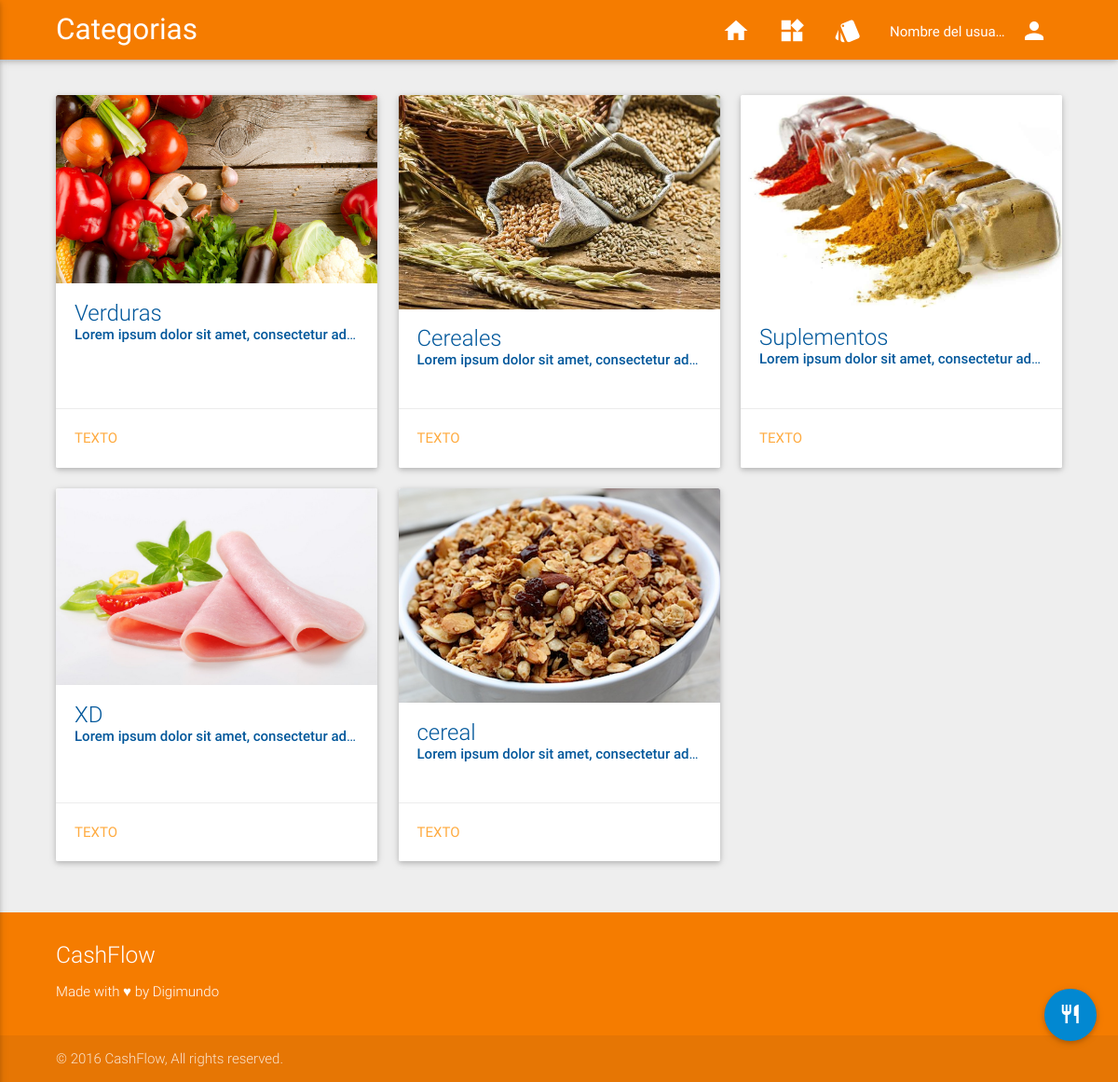
The page /categories/ on the database as committed earlier.
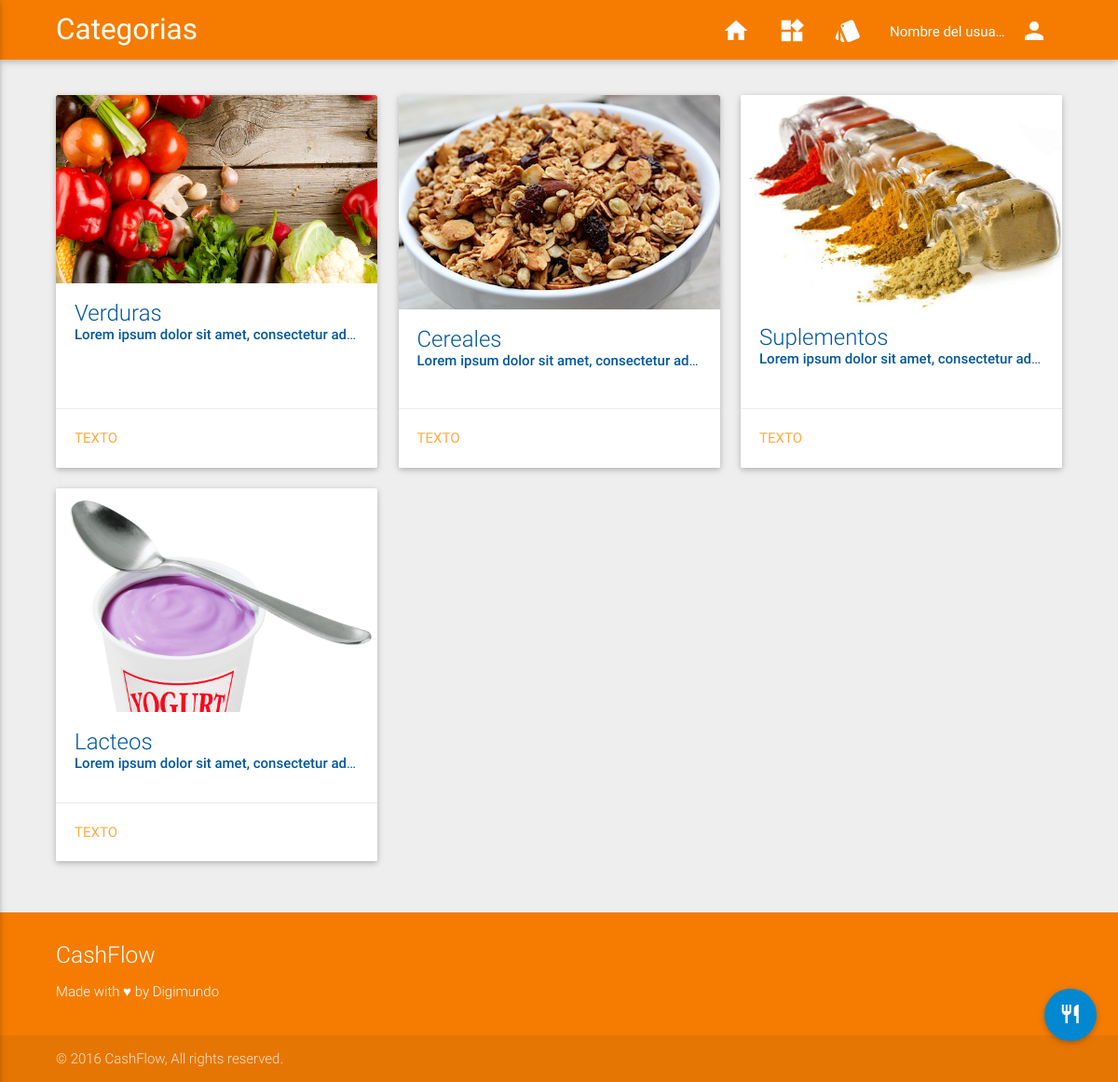
The same page on the database as committed later.
### supplies/models.py (models this page shows, shortened)
class Category(models.Model):
	name  = models.CharField(max_length = 255, unique = True)
	image = models.ImageField(blank = False)
	class Meta:
		ordering            = ('id',)
		verbose_name        = 'Category'
		verbose_name_plural = 'Categories'

### supplies/views.py (the view)
# urls.py: url(r'^categories/$', views.categories, name='views.categories'),
def categories(request):
	category   = Category.objects.order_by('id')
	template   = loader.get_template('categories/categories.html')
	page_title = 'Cashflow'
	title      = 'Categorias'
	context    = {
		'category' : category,
		'title' : title,
		'page_title': page_title
	}
	return HttpResponse(template.render(context, request))

### templates/categories/categories.html (shortened to what this page needs)
{% extends "base.html" %}
{% block content %}
	<div class="row">
		{% for ctg in category %}
			<div class="col s12 m6 l4">
				<div class="card medium hoverable">
					<div class="card-image  waves-effect waves-light">
					<a href="{% url 'views.categories_supplies' ctg.name %}" title="{{ ctg.name }}">
						<img src="{{ ctg.image.url }}">
					</a>
					</div>
					<div class="card-content">
						<p>
							<span class="card-title">{{ ctg.name }}</span>
						</p>
						<p class="truncate">
							<strong >Lorem ipsum dolor sit amet, consectetur adipisicing elit, sed do eiusmod
							tempor incididunt ut labore et dolore magna aliqua: </strong>
						</p>
					</div>
					<div class="card-action">
						<a href="">Texto</a>
					</div>
				</div>
			</div>
		{% endfor %}
	</div>
<div class="fixed-action-btn" style="bottom: 45px; right: 24px;">
  <a class="btn-floating btn-large waves-effect waves-light accent" href="{% url 'views.new_supply' %}">
    <i class="large material-icons">restaurant</i>
  </a>
</div>
{% endblock content %}

### templates/base.html (shortened to what this page needs)
<!DOCTYPE html>
<html lang="es">
    <head>
        {% load static %}
        <link href="{% static 'css/materialize.min.css' %}" rel="stylesheet" type="text/css"/>
        <link href="{% static 'css/styles.css' %}" rel="stylesheet" type="text/css"/>
    </head>
</html>
<body>
    <header>
        <div class="navbar-fixed">
            <nav class="primary">
                <div class="container" id="header_nav">
                    <div class="nav-wrapper">
                        <a class="brand-logo" href="{% url 'views.categories' %}">
                            {{ title }}
                        </a>
                        <ul class="right hide-on-med-and-down" id="ul_nav">
                            <li>
                                <a class="waves-effect" href="{% url 'index' %}" title="Inicio">
                                    <i class="material-icons">
                                    </i>
                                </a>
                            </li>
                            <li>
                                <a class="waves-effect" href="{% url 'views.supplies' %}" title="Insumos">
                                    <i class="material-icons">
                                    </i>
                                </a>
                            </li>
                            <li>
                                <a class="waves-effect" href="{% url 'views.categories' %}" title="Categorias">
                                    <i class="material-icons">
                                    </i>
                                </a>
                            </li>
                            <li>
                                <a class="dropdown-button waves-effect" data-activates="dropdown_settings" href="#!" id="user_name_nav" title="Nombre de usuario">
                                    <i class="material-icons right">
                                    </i>
                                    <span id="nick_name">
                                        Nombre del usuario.
                                    </span>
                                </a>
                            </li>
                        </ul>
                    </div>
                </div>
            </nav>
        </div>
    </header>
    <main>
        <div class="container">
            <section>
                {% block content %}
                {% endblock content %}
            </section>
        </div>
    </main>
    <footer class="page-footer primary">
        <div class="container">
            <div class="row">
                <div class="col s12">
                    <h5 class="white-text">
                        CashFlow
                    </h5>
                    <p class="white-text light">
                        Made with ♥ by Digimundo
                    </p>
                </div>
            </div>
        </div>
        <div class="footer-copyright">
            <div class="container">
                © 2016 CashFlow, All rights reserved.
            </div>
        </div>
    </footer>
</body>

### static/css/styles.css (style rules this page uses)
.material-icons { font-family: 'Material Icons'; font-weight: normal; font-style: normal; font-size: 24px; display: inline-block; line-height: 1; text-transform: none; letter-spacing: normal; word-wrap: normal; white-space: nowrap; direction: ltr; -webkit-font-smoothing: antialiased; text-rendering: optimizeLegibility; -moz-osx-font-smoothing: grayscale; font-feature-settings: 'liga'; }
body { background-color: rgba(238,238,238,1); display: -ms-flexbox; display: flex; min-height: 100vh; -ms-flex-direction: column; flex-direction: column; }
h1,h2,h3,h4,h5 { font-weight: 300; }
html { color: #01579b; }
main { padding-top: 2rem; -ms-flex: 1 0 auto; flex: 1 0 auto; }
nav ul li { transition: background-color .3s; transition-property: background-color; transition-duration: 0.3s; transition-timing-function: initial; transition-delay: initial; float: left; padding: 0; }
.card { overflow: hidden; }
.card a { transition: color .3s ease; }
.card .card-content .card-title { line-height: 1em; }
.card .card-content .card-title::after { margin-bottom: 3em; }
.card-title { display: inline-block; text-overflow: ellipsis; overflow: hidden; vertical-align: middle; white-space: nowrap; max-width: 100%; }
.container { max-width: 1440px; width: 90%; }
#nick_name { display: inline-block; text-overflow: ellipsis; overflow: hidden; vertical-align: middle; white-space: nowrap; max-width: 125px; }
.accent { background-color: #0288d1 !important; }
.primary { background-color: #f57c00 !important; }

Rows that differ between the two databases and show on the page:
removed Category: image (picture), name "XD"
removed Category: image (picture), name "cereal"
changed Category "Cereales": image: a different picture
added Category: image (picture), name "Lacteos"
